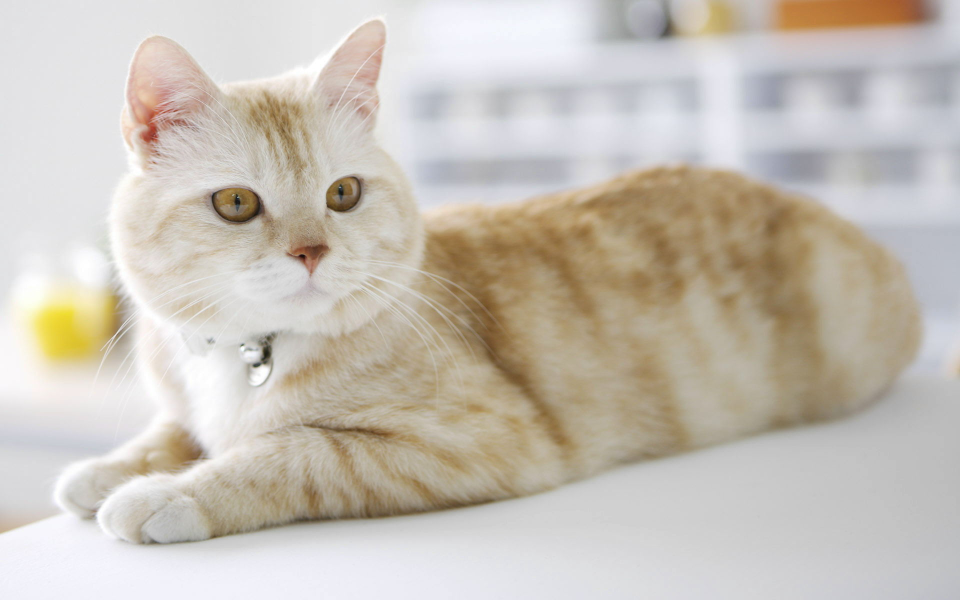
#> input picture machine_visionPro/cat.jpg, 1920 x 1200 px (shown at 1/2 size)
$ python line_change.py
#> lines starting #> are read from the running program, lines starting #| are printed output that depends on the picture
"""
分段变换 f(x) =  k1 * x + c1
                k2 * x + c2
                k3 * x + c3
"""
import cv2
import numpy as np

img = cv2.imread("cat.jpg", 0)
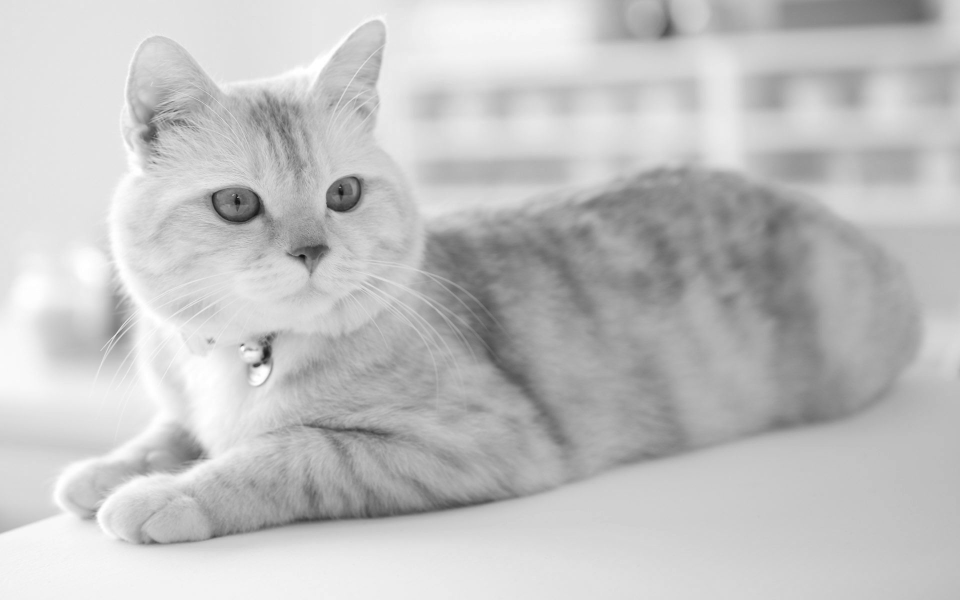
#> img: shape (1200, 1920) (shown at 1/2 size); min 13, max 255, mean 193.6
h = np.shape(img)[0]
#> h = 1200
w = np.shape(img)[1]
#> w = 1920

out = np.zeros(img.shape, dtype=np.uint8)
for i in range(h):
    for j in range(w):
        if img[i][j] < 50:
            out[i][j] = 0.5 * img[i][j]
        elif img[i][j] < 150:
            out[i][j] = 3.6 * img[i][j] - 310
        else:
            out[i][j] = 0.238 * img[i][j] + 194
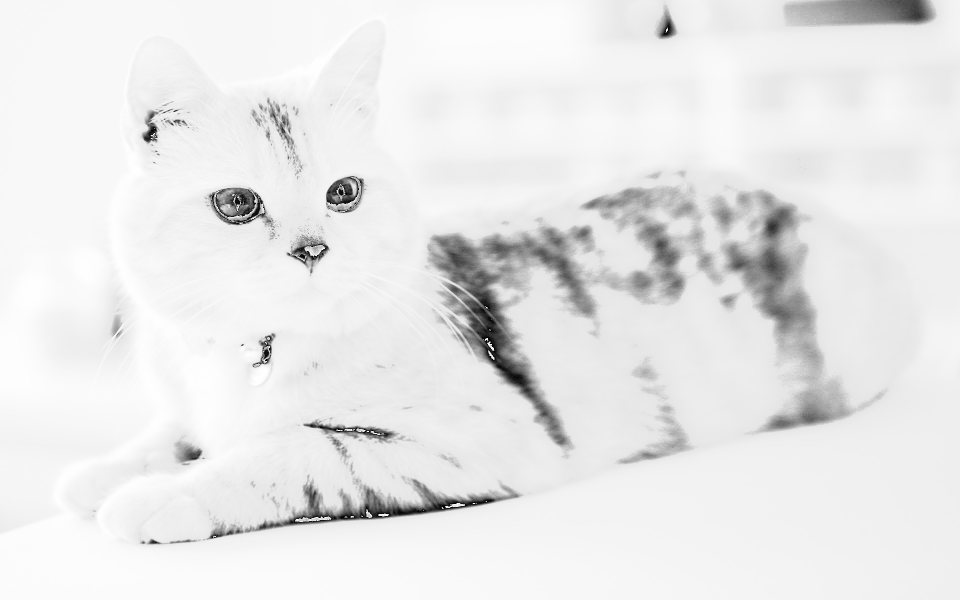
#> out: shape (1200, 1920) (shown at 1/2 size); min 0, max 254, mean 232.3

out = np.around(out)  # 对输入浮点数执行5舍6入，5做特殊处理（小数点最后一位为5的舍入为与其值最接近的偶数值）。
out = out.astype(np.uint8)  # 转换数据类型

cv2.imshow("window", img)
cv2.imshow("cat", out)
cv2.waitKey(0)
cv2.destroyAllWindows()

$ run again, with machine_visionPro/dog1.jpg copied over machine_visionPro/cat.jpg
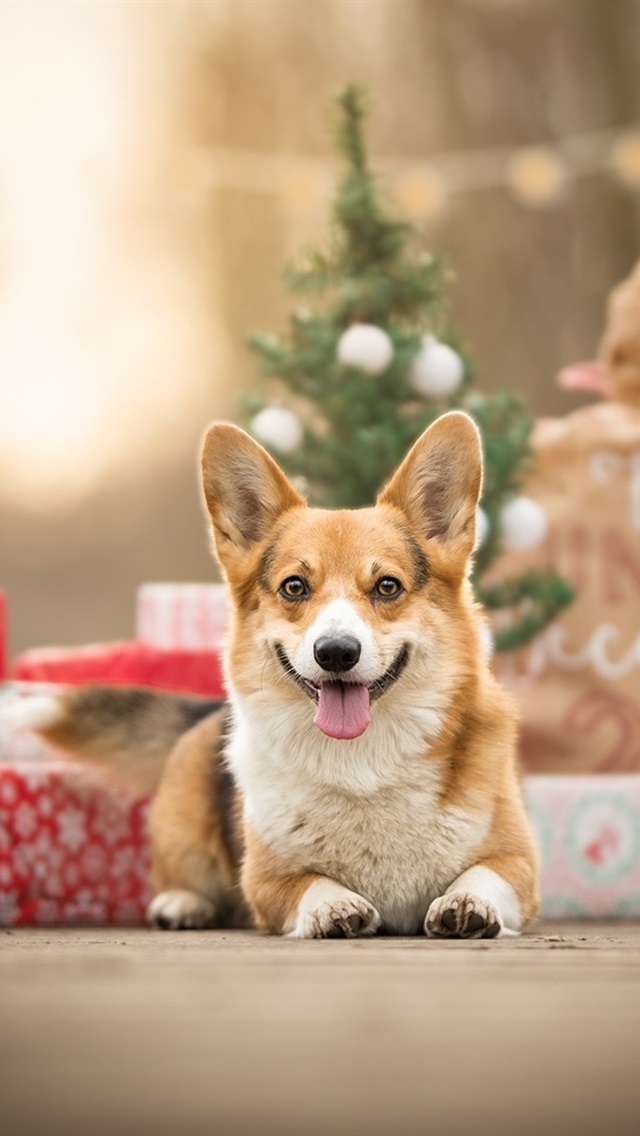
#> input picture machine_visionPro/dog1.jpg, 640 x 1136 px
#> `img = cv2.imread("cat.jpg", 0)`:
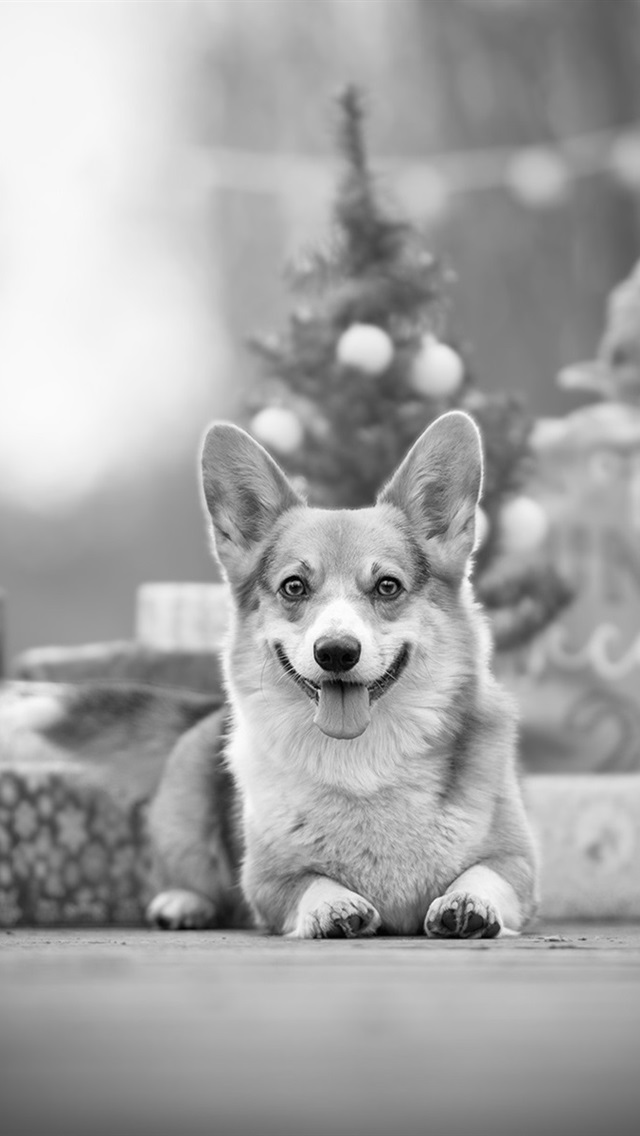
#> img: shape (1136, 640); min 0, max 255, mean 164.7
#> after the loop `for i in range(h):`:
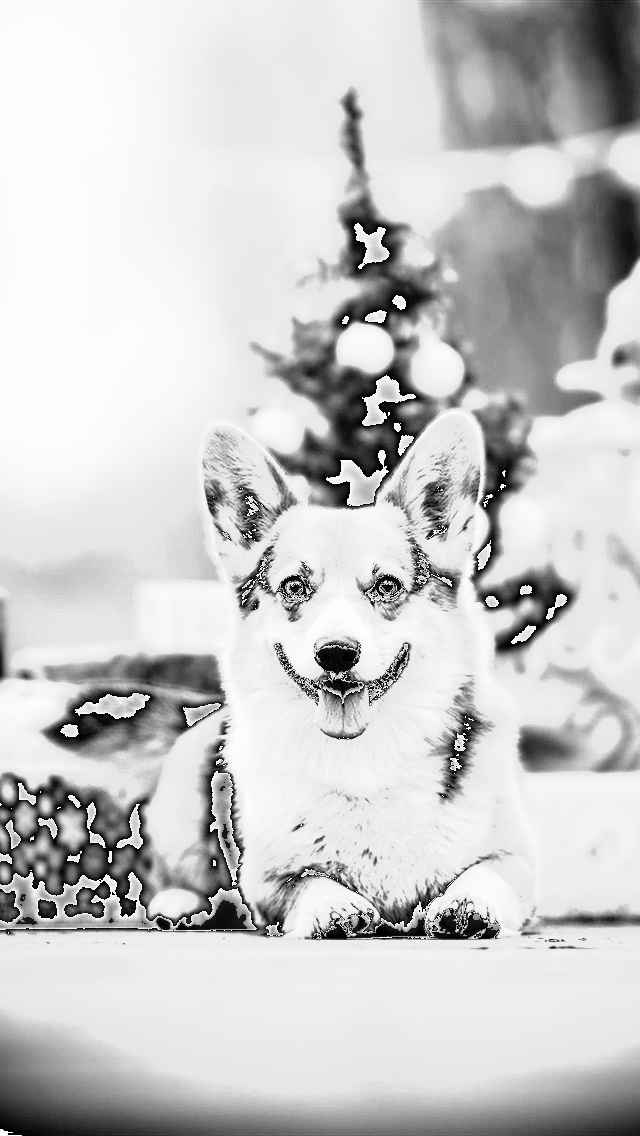
#> out: shape (1136, 640); min 0, max 254, mean 200.9
